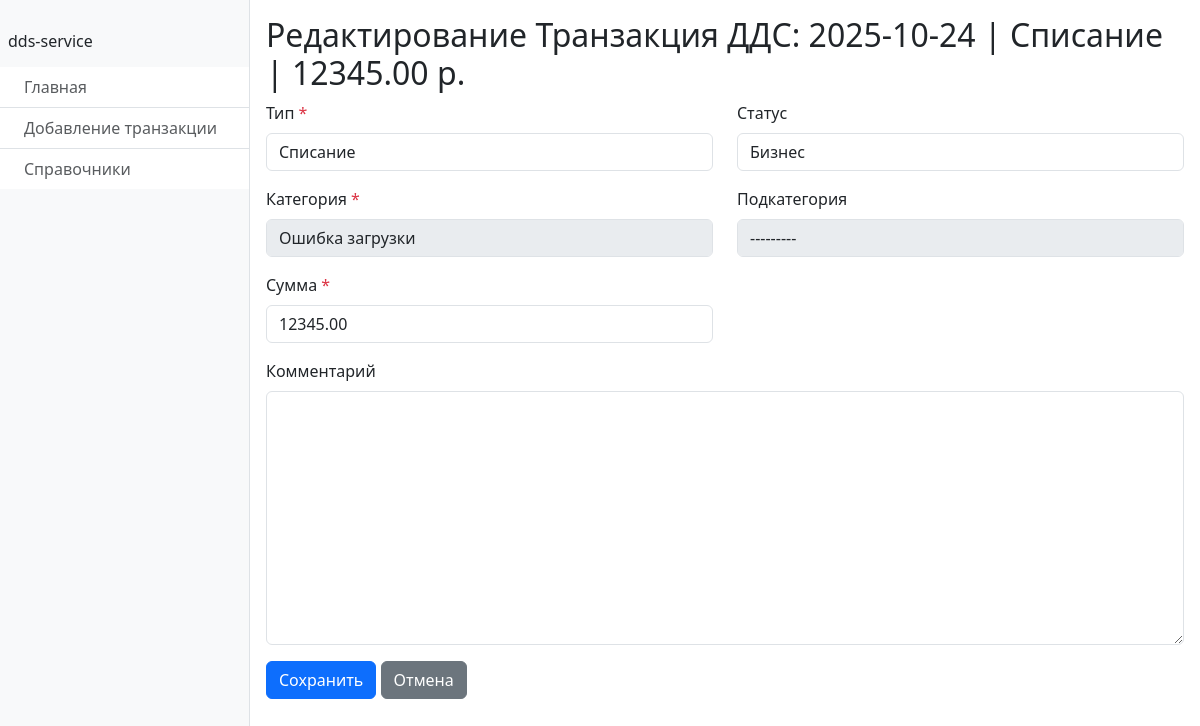
Page /transaction/update/2/ on the committed database.
### my_dds_service/models.py (models this page shows)
class Transaction(models.Model):
    created_at = models.DateTimeField(
        default=timezone.now,
        verbose_name="Дата создания записи"
    )
    status = models.ForeignKey(
        TransactionStatus,
        on_delete=models.PROTECT,
        verbose_name="Статус",
        null=True,
        blank=True
    )
    transaction_type = models.ForeignKey(
        TransactionType,
        on_delete=models.PROTECT,
        verbose_name="Тип"
    )
    category = models.ForeignKey(
        Category,
        on_delete=models.PROTECT,
        verbose_name="Категория"
    )
    subcategory = models.ForeignKey(
        Subcategory,
        on_delete=models.PROTECT,
        verbose_name="Подкатегория"
    )
    amount = models.DecimalField(
        max_digits=10,
        decimal_places=2,
        verbose_name="Сумма"
    )
    comment = models.TextField(
        blank=True,
        null=True,
        verbose_name="Комментарий"
    )
    class Meta:
        verbose_name = "Транзакция ДДС"
        verbose_name_plural = "Транзакции ДДС"
        ordering = ['-created_at']
    def __str__(self):
        return f"{self.created_at.strftime('%Y-%m-%d')} | {self.transaction_type.name} | {self.amount} р."

class TransactionType(models.Model):
    name = models.CharField(
        max_length=50,
        unique=True,
        verbose_name="Тип операции"
    )
    class Meta:
        verbose_name = "Тип транзакции"
        verbose_name_plural = "Типы транзакций"
    def __str__(self):
        return self.name

### my_dds_service/views.py (the view)
# urls.py: path('transaction/update/<int:pk>/', TransactionCreateUpdateView.as_view(), name='transaction_update'),
class TransactionCreateUpdateView(CreateView, UpdateView):
    model = Transaction
    form_class = TransactionForm
    template_name = 'crud_transaction_form.html'
    success_url = reverse_lazy('transaction_list')
    def get_object(self, queryset=None):
        if self.kwargs.get('pk'):
            return super().get_object(queryset)
        return None
    def get_context_data(self, **kwargs):
        context = super().get_context_data(**kwargs)
        context['model_verbose_name'] = Transaction._meta.verbose_name
        return context

### my_dds_service/forms.py (shortened to what this page needs)
class TransactionForm(forms.ModelForm):
    class Meta:
        model = Transaction
        fields = ['transaction_type', 'category', 'subcategory', 'amount', 'comment', 'status']
    def __init__(self, *args, **kwargs):
        super().__init__(*args, **kwargs)
        for field_name, field in self.fields.items():
            field.widget.attrs.update({'class': 'form-control'})

### my_dds_service/models.py (called while the page is built)
    def __str__(self):
        return self.name

    def __str__(self):
        return f"{self.type.name}: {self.name}"

    def __str__(self):
        return f"{self.category.name}: {self.name}"

### my_dds_service/templates/crud_transaction_form.html (shortened to what this page needs)
{% extends "base.html" %}
{% load app_tags %}
{% block content %}
<h2>
    {% if object %}
        Редактирование {{ model_verbose_name }}: {{ object }}
    {% else %}
        Создание {{ model_verbose_name }}
    {% endif %}
</h2>
<form method="post" id="transactionForm">
    <div class="row">
        <div class="col-md-6">
            {% with field=form.transaction_type %}
                <div class="mb-3">
                    <label for="{{ field.id_for_label }}" class="form-label">
                        {{ field.label }}
                        {% if field.field.required %}<span class="text-danger">*</span>{% endif %}
                    </label>
                    {{ field }}
                </div>
            {% endwith %}
            {% with field=form.category %}
                <div class="mb-3">
                    <label for="{{ field.id_for_label }}" class="form-label">
                        {{ field.label }}
                        {% if field.field.required %}<span class="text-danger">*</span>{% endif %}
                    </label>
                    {{ field }}
                </div>
            {% endwith %}
            {% with field=form.amount %}
                <div class="mb-3">
                    <label for="{{ field.id_for_label }}" class="form-label">
                        {{ field.label }}
                        {% if field.field.required %}<span class="text-danger">*</span>{% endif %}
                    </label>
                    {{ field }}
                </div>
            {% endwith %}
        </div>
        <div class="col-md-6">
            {% with field=form.status %}
                <div class="mb-3">
                    <label for="{{ field.id_for_label }}" class="form-label">
                        {{ field.label }}
                    </label>
                    {{ field }}
                </div>
            {% endwith %}
            {% with field=form.subcategory %}
                <div class="mb-3">
                    <label for="{{ field.id_for_label }}" class="form-label">
                        {{ field.label }}
                    </label>
                    {{ field }}
                </div>
            {% endwith %}
        </div>
    </div>
    {% with field=form.comment %}
        {% if field %}
            <div class="mb-3">
                <label for="{{ field.id_for_label }}" class="form-label">
                    {{ field.label }}
                </label>
                {{ field }}
            </div>
        {% endif %}
    {% endwith %}
    <button type="submit" class="btn btn-primary">Сохранить</button>
    <a href="{% url 'transaction_list' %}" class="btn btn-secondary">Отмена</a>
</form>
{% endblock %}

### rows in the picture
Transaction: created_at+transaction_type+amount "2025-10-24 | Списание | 12345.00 р.", transaction_type "Списание", category "Ошибка загрузки", amount "12345.00", status "Бизнес", subcategory "---------"

### other values in the picture
{{ model_verbose_name }} "Транзакция ДДС"
{{ field.label }} "Тип"
{{ field.label }} "Категория"
{{ field.label }} "Сумма"
{{ field.label }} "Статус"
{{ field.label }} "Подкатегория"
{{ field.label }} "Комментарий"
